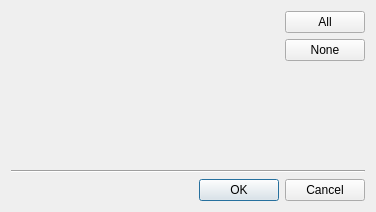
<?xml version="1.0" encoding="UTF-8"?>
<ui version="4.0">
 <class>sil_Dialog</class>
 <widget class="QDialog" name="sil_Dialog">
  <property name="geometry">
   <rect>
    <x>0</x>
    <y>0</y>
    <width>376</width>
    <height>212</height>
   </rect>
  </property>
  <property name="windowTitle">
   <string>Select SIL Integration Module(s)</string>
  </property>
  <layout class="QVBoxLayout" name="verticalLayout_2">
   <item>
    <layout class="QHBoxLayout" name="horizontalLayout">
     <item>
      <layout class="QGridLayout" name="sil_gridLayout"/>
     </item>
     <item>
      <spacer name="horizontalSpacer">
       <property name="orientation">
        <enum>Qt::Horizontal</enum>
       </property>
       <property name="sizeHint" stdset="0">
        <size>
         <width>40</width>
         <height>20</height>
        </size>
       </property>
      </spacer>
     </item>
     <item>
      <layout class="QVBoxLayout" name="verticalLayout">
       <item>
        <widget class="QPushButton" name="all_pushButton">
         <property name="text">
          <string>All</string>
         </property>
        </widget>
       </item>
       <item>
        <widget class="QPushButton" name="none_pushButton">
         <property name="text">
          <string>None</string>
         </property>
        </widget>
       </item>
       <item>
        <spacer name="verticalSpacer">
         <property name="orientation">
          <enum>Qt::Vertical</enum>
         </property>
         <property name="sizeHint" stdset="0">
          <size>
           <width>20</width>
           <height>40</height>
          </size>
         </property>
        </spacer>
       </item>
      </layout>
     </item>
    </layout>
   </item>
   <item>
    <widget class="Line" name="line">
     <property name="orientation">
      <enum>Qt::Horizontal</enum>
     </property>
    </widget>
   </item>
   <item>
    <widget class="QDialogButtonBox" name="buttonBox">
     <property name="orientation">
      <enum>Qt::Horizontal</enum>
     </property>
     <property name="standardButtons">
      <set>QDialogButtonBox::Cancel|QDialogButtonBox::Ok</set>
     </property>
    </widget>
   </item>
  </layout>
 </widget>
 <resources/>
 <connections>
  <connection>
   <sender>buttonBox</sender>
   <signal>accepted()</signal>
   <receiver>sil_Dialog</receiver>
   <slot>accept()</slot>
   <hints>
    <hint type="sourcelabel">
     <x>248</x>
     <y>254</y>
    </hint>
    <hint type="destinationlabel">
     <x>157</x>
     <y>274</y>
    </hint>
   </hints>
  </connection>
  <connection>
   <sender>buttonBox</sender>
   <signal>rejected()</signal>
   <receiver>sil_Dialog</receiver>
   <slot>reject()</slot>
   <hints>
    <hint type="sourcelabel">
     <x>316</x>
     <y>260</y>
    </hint>
    <hint type="destinationlabel">
     <x>286</x>
     <y>274</y>
    </hint>
   </hints>
  </connection>
 </connections>
</ui>
